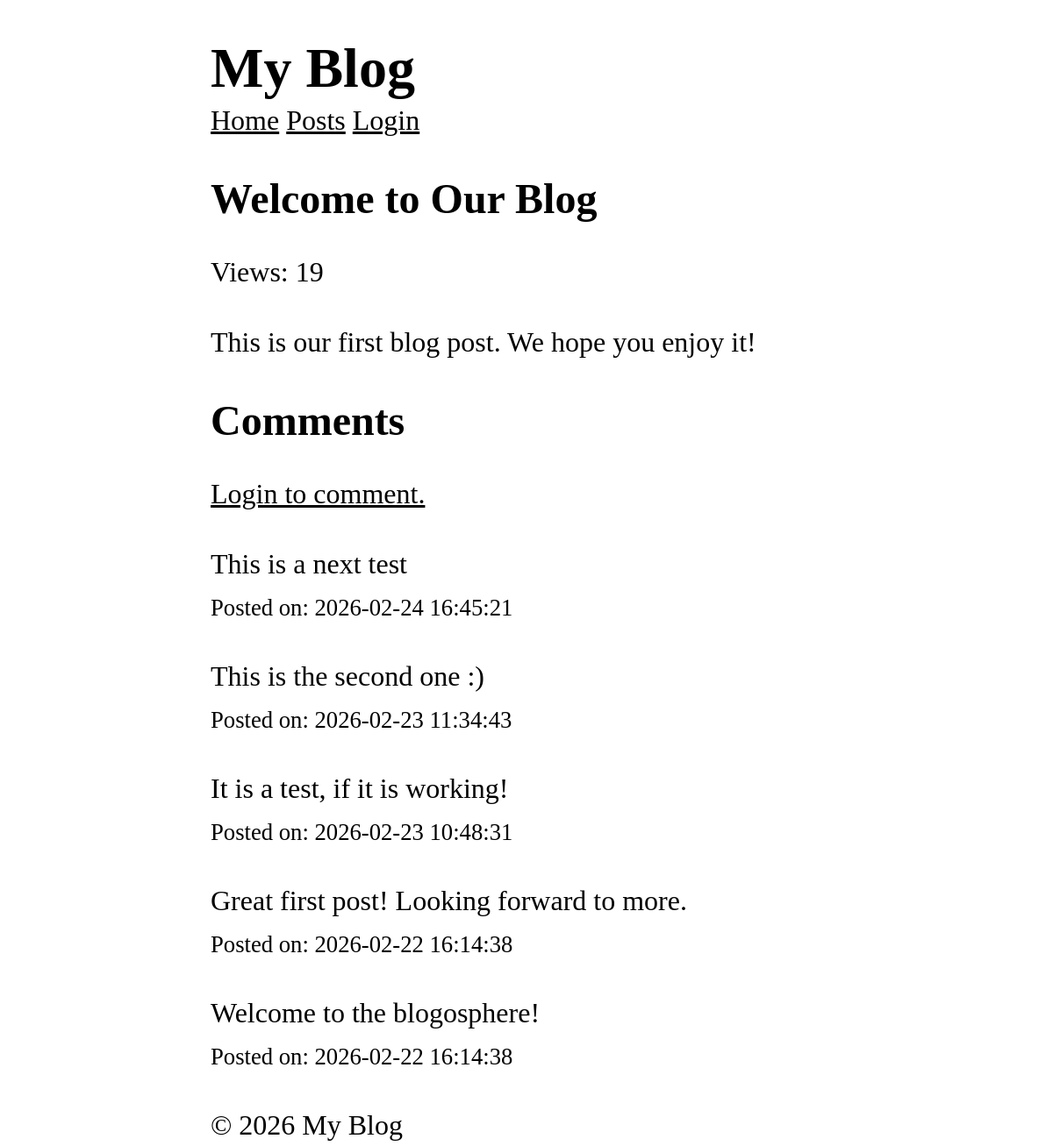
/posts/1, run on the app's committed database.
### tables this page shows
CREATE TABLE posts (
    id INTEGER PRIMARY KEY AUTOINCREMENT,
    title TEXT NOT NULL,
    content TEXT NOT NULL,
    views INTEGER DEFAULT 0,
    user_id INTEGER NOT NULL,
    created_at DATETIME DEFAULT CURRENT_TIMESTAMP,
    FOREIGN KEY (user_id) REFERENCES users (id)
);

CREATE TABLE comments (
    id INTEGER PRIMARY KEY AUTOINCREMENT,
    content TEXT NOT NULL,
    user_id INTEGER NOT NULL,
    post_id INTEGER NOT NULL,
    created_at DATETIME DEFAULT CURRENT_TIMESTAMP,
    FOREIGN KEY (user_id) REFERENCES users (id),
    FOREIGN KEY (post_id) REFERENCES posts (id)
);

### core/View.php (called while the page is built, shortened)
<?php
class View {
    protected static $globals = [];
    public static function share(string $key, mixed $value): void {
        static::$globals[$key] = $value;
    }
    public static function render(string $template, array $data = [], ?string $layout = null): string {
        $data = [...static::$globals, ...$data];
        $content = static::renderTemplate(
            $template,
            $data
        );
        return static::renderLayout($layout, $data, $content);
    }
    protected static function renderTemplate(string $template, array $data): string {
        extract($data);
        $path = dirname(__DIR__). "/app/Views/$template.php";
        require $path;
        return ob_get_clean();
    }
    protected static function renderLayout(?string $template, array $data, string $content): string {
        return ob_get_clean();
    }
}

### app/Controllers/PostController.php (called while the page is built, shortened)
<?php
class PostController {
    public function show($id) {
        $post = Post::find($id);
        $comments = Comment::forPost($id);
        return View::render(
            template: 'post/show',
            layout: 'layouts/main',
            data: ['post' => $post, 'comments' => $comments]
        );
    }
}

### app/Middlewares/CSRF.php (called while the page is built, shortened)
<?php
class CSRF implements Middleware {
  public function handle(callable $next) {
    return $next();
    }
}

### app/Middlewares/View.php (called while the page is built, shortened)
<?php
class View implements Middleware {
    public function handle(callable $next) {
        return $next();
    }
}

### public/index.php (called while the page is built, shortened)
<?php
$router = new Router();
$uri = parse_url($_SERVER['REQUEST_URI'], PHP_URL_PATH);
$method = $_SERVER['REQUEST_METHOD'];
$router->dispatch($uri, $method);

### core/App.php (called while the page is built, shortened)
<?php
class App {
    protected static $container = [];
    public static function bind(string $key, mixed $value): void {
        static::$container[$key] = $value;
    }
    public static function get(string $key): mixed {
        return static::$container[$key];
    }
}

### core/Model.php (called while the page is built, shortened)
<?php
abstract class Model {
    protected static string $table;
    public static function find(mixed $id): ?static {
        $db = App::get('database');
        return $db->fetch("SELECT * FROM " . static::$table . " WHERE id = ?", [$id], static::class);
    }
}

### core/Database.php (called while the page is built, shortened)
<?php
class Database {
    protected $pdo;
    public function __construct(array $config) {
        try {
            $dsn = $this->createDsn($config);
            $username = $config['username'] ?? null;
            $password = $config['password'] ?? null;
            $options = $config['options'] ?? null;
            $this->pdo = new PDO($dsn, $username, $password, $options);
            $this->pdo->setAttribute(PDO::ATTR_ERRMODE, PDO::ERRMODE_EXCEPTION);
        } catch (PDOException $e) {
            throw new Exception("Could not connect to the database");
        }
    }
    protected function createDsn(array $config): string {
        $driver = $config['driver'];
        $dbname = $config['dbname'];
        return match($driver) {
            'sqlite' => "sqlite:$dbname",
            default => throw new Exception("Unsupported database driver: $driver")
        };
    }
    public function query(string $sql, array $params = []): PDOStatement {
        $stmt = $this->pdo->prepare($sql);
        $stmt->execute($params);
        return $stmt;
    }
    public function fetchAll(string $sql, array $params = [], ?string $className = null): array {
        $stmt = $this->query($sql, $params);
        return $className
            ? $stmt->fetchAll(PDO::FETCH_CLASS, $className)
            : $stmt->fetchAll(PDO::FETCH_ASSOC);
    }
    public function fetch(string $sql, array $params = [], ?string $className = null): mixed {
        $stmt = $this->query($sql, $params);
        $stmt->setFetchMode(
            $className ? PDO::FETCH_CLASS : PDO::FETCH_ASSOC, $className
        );
        return $stmt->fetch();
    }
}

### app/Models/Comment.php (called while the page is built, shortened)
<?php
class Comment extends Model {
    public static function forPost($postId): array {
        $db = App::get('database');
        return $db->fetchAll(
            "SELECT * FROM comments WHERE post_id = ? ORDER BY created_at DESC",
            [$postId],
            static::class
        );
    }
}

### app/Views/post/show.php (the view)
<article>
    <h1><?= htmlspecialchars($post->title) ?></h1>
    <p>Views: <?= $post->views ?></p>
    <p>
        <?=  nl2br(htmlspecialchars($post->content)) ?>
    </p>
</article>
<section>
    <h2 id="comments">Comments</h2>
    <?php if($user && check('comment')): ?>
        <form action="/posts/<?=  $post->id ?>/comments" method="POST">
            <?= csrf_token() ?>
            <textarea name="content" required rows="3"></textarea>
            <button type="submit">Add Comment</button>
        </form>
    <?php else: ?>
        <p>
            <a href="/login">Login to comment.</a>
        </p>
    <?php endif ?>
    <?php foreach($comments as $comment): ?>
        <div>
            <p>
             <?=  nl2br(htmlspecialchars($comment->content)) ?>
            </p>
            <small>Posted on: <?=  $comment->created_at ?></small>
        </div>
    <?php endforeach; ?>
</section>

### public/style.css (style rules this page uses)
*, *::before, *::after { box-sizing: border-box; }
html { -moz-text-size-adjust: none; -webkit-text-size-adjust: none; text-size-adjust: none; }
body, h1, h2, h3, h4, p, figure, blockquote, dl, dd { margin-block-end: 0; }
body { min-height: 100vh; line-height: 1.5; max-width: 60%; margin-left: auto; margin-right: auto; font-size: 2em; font-family: Cambria, Cochin, Georgia, Times, 'Times New Roman', serif; }
h1, h2, h3, h4, button, input, label { line-height: 1.1; }
h1, h2, h3, h4 { text-wrap: balance; }
a:not([class]) { text-decoration-skip-ink: auto; color: currentColor; }

### data on the page
posts: title "Welcome to Our Blog", views "19", content "This is our first blog post. We hope you enjoy it!"
comments: content "This is a next test", created_at "2026-02-24 16:45:21"
comments: content "This is the second one :)", created_at "2026-02-23 11:34:43"
comments: content "It is a test, if it is working!", created_at "2026-02-23 10:48:31"
comments: content "Great first post! Looking forward to more.", created_at "2026-02-22 16:14:38"
comments: content "Welcome to the blogosphere!", created_at "2026-02-22 16:14:38"
